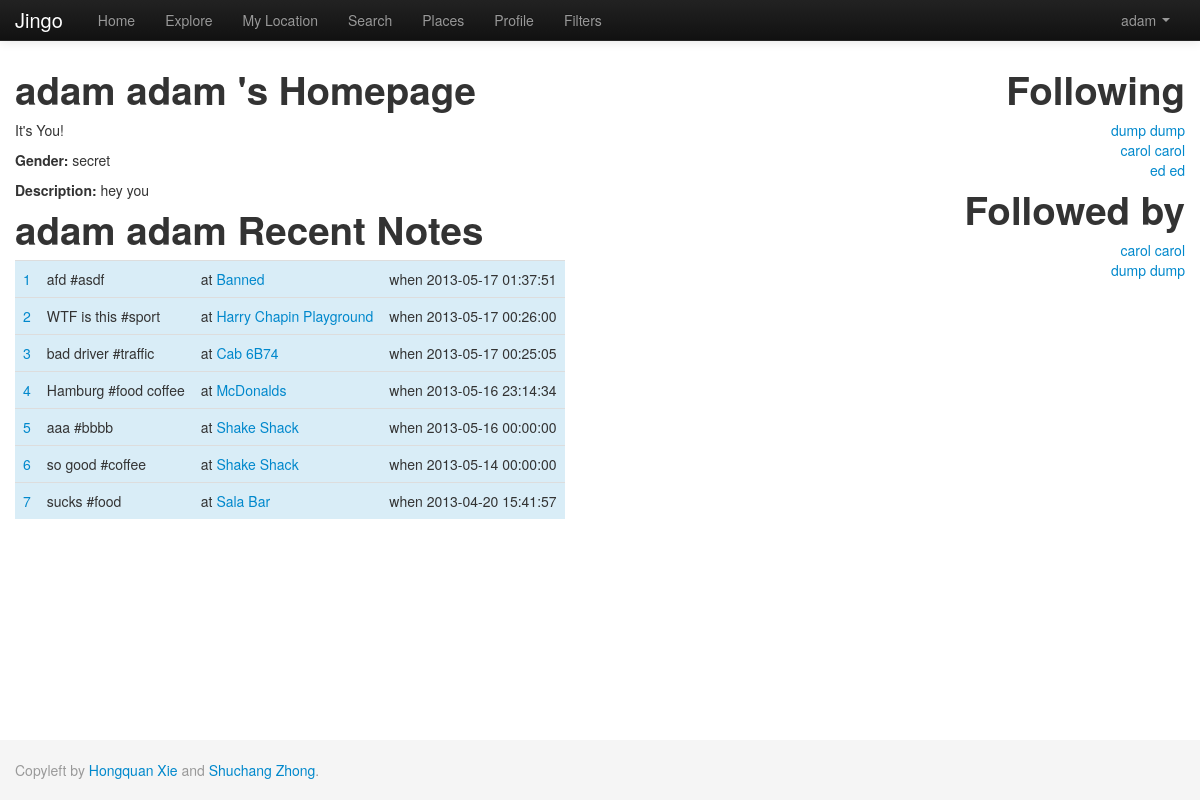
Screenshot of /index.php/user?uid=1 (signed in) with the database file from the repository.
### tables this page shows
CREATE TABLE IF NOT EXISTS `user` (
  `uid` int(11) NOT NULL AUTO_INCREMENT,
  `uname` varchar(50) NOT NULL,
  `email` varchar(50) NOT NULL,
  `password` varchar(50) NOT NULL,
  `dt_inserted` datetime NOT NULL,
  `dt_edited` timestamp NOT NULL DEFAULT '0000-00-00 00:00:00' ON UPDATE CURRENT_TIMESTAMP,
  `first_name` varchar(50) NOT NULL,
  `last_name` varchar(50) NOT NULL,
  `gender` tinyint(1) DEFAULT NULL,
  `photo` varchar(100) DEFAULT NULL,
  `description` varchar(1000) NOT NULL,
  `last_latitude` float NOT NULL DEFAULT '0',
  `last_longitude` float NOT NULL DEFAULT '0',
  `current_state` varchar(50) NOT NULL,
  `active` tinyint(1) NOT NULL DEFAULT '1',
  PRIMARY KEY (`uid`),
  UNIQUE KEY `email` (`email`,`uname`)
);

CREATE TABLE IF NOT EXISTS `note` (
  `nid` int(11) NOT NULL AUTO_INCREMENT,
  `uid` int(11) DEFAULT NULL,
  `pid` int(11) DEFAULT NULL,
  `text_body` varchar(1000) DEFAULT NULL,
  `keyword` varchar(200) DEFAULT NULL,
  `dt_inserted` datetime DEFAULT NULL,
  `dt_edited` timestamp NOT NULL DEFAULT CURRENT_TIMESTAMP,
  `active` tinyint(1) NOT NULL DEFAULT '1',
  `s_from` datetime DEFAULT '0000-00-00 00:00:00',
  `s_to` datetime DEFAULT '0000-00-00 00:00:00',
  `repeat_flag` tinyint(1) DEFAULT '0',
  `sunday` tinyint(1) DEFAULT '0',
  `monday` tinyint(1) DEFAULT '0',
  `tuesday` tinyint(1) DEFAULT '0',
  `wednesday` tinyint(1) DEFAULT '0',
  `thursday` tinyint(1) DEFAULT '0',
  `friday` tinyint(1) DEFAULT '0',
  `saturday` tinyint(1) DEFAULT '0',
  `public` tinyint(1) NOT NULL,
  PRIMARY KEY (`nid`)
);

CREATE TABLE IF NOT EXISTS `place` (
  `pid` int(11) NOT NULL AUTO_INCREMENT,
  `pname` varchar(100) DEFAULT NULL,
  `latitude` float DEFAULT NULL,
  `longitude` float DEFAULT NULL,
  `dt_inserted` datetime NOT NULL,
  `dt_edited` timestamp NOT NULL DEFAULT CURRENT_TIMESTAMP,
  `active` tinyint(1) NOT NULL DEFAULT '1',
  PRIMARY KEY (`pid`)
);

CREATE TABLE IF NOT EXISTS `follow` (
  `FOLLOW_ID` int(11) NOT NULL AUTO_INCREMENT,
  `CURRENT_U` int(11) NOT NULL DEFAULT '0',
  `FOLLOWED_USER` int(11) NOT NULL DEFAULT '0',
  `dt_inserted` datetime NOT NULL,
  `dt_edited` timestamp NOT NULL DEFAULT CURRENT_TIMESTAMP,
  `active` tinyint(1) NOT NULL DEFAULT '1',
  PRIMARY KEY (`FOLLOW_ID`)
);

### application/controllers/home.php (called while the page is built, shortened)
<?php
class Home extends CI_Controller{
    public function __construct(){
        $this->load->helper('view_helper');
        $this->load->view('header');
    }
    public function user(){
        $uid = $this->input->get('uid');
        $this->load->model('User');
        $this->User->uid = $uid;
        $user            = current($this->User->get());
        $data['user']    = $user;
        $this->load->model('Note');
        $this->Note->uid = $uid;
        $this->Note->order_by = 'note_dt_inserted desc';
        $note            = $this->Note->get();
        $data['note']    = $note;
        $this->load->model('follow', 'f1');
        $this->f1->current_u = $uid;
        $following           = $this->f1->get();
        $data['following']   = $following;
        $this->load->model('follow', 'f2');
        $this->f2->followed_user = $uid;
        $followed                = $this->f2->get();
        $data['followed']        = $followed;
        if (empty($user)) {
            show_404('page');
        } else {
            $this->load->view('user', $data);
        }
        $this->load->view('footer');
    }
}
?>

### index.php (called while the page is built, shortened)
<?php
require_once BASEPATH.'core/CodeIgniter.php';

### application/models/user.php (called while the page is built, shortened)
<?php
class User extends CI_Model {
    function get($params=null){
		$this->db->select('*');
		$this->db->from('user');
		$where = ' 1=1 ';
		if(isset($this->uid)){
			$where .= ' AND user.uid = '.$this->uid;
		}
		if($params){
			$params['user.active']=1;
			$this->db->where($params);
		}else
			$this->db->where($where, null, false);
		$query = $this->db->get();
        return $query->result_array();
    }
}

### application/models/note.php (called while the page is built, shortened)
<?php
class Note extends CI_Model {
    function get($params=null){
		$this->db->select('*,note.dt_inserted as note_dt_inserted');
		$this->db->from('note');
		$this->db->join('user','user.uid=note.uid');
		$this->db->join('place','place.pid=note.pid');
		$where = ' 1=1 ';
		$newString ='and (note.public = 1 or (note.public = 0 and note.uid in (select current_u from follow where active = "1" and followed_user ='.$_SESSION['user']['uid'].' )))';
		$where .= $newString;
		if(isset($this->uid)){
			$where .= ' AND note.uid = '.$this->uid;
		}
		if($params){
			$params['note.active']=1;
			$this->db->where($params);
		}else
			$this->db->where($where, null, false);
		if(isset($this->order_by))
			$this->db->order_by($this->order_by);
		$query = $this->db->get();
        return $query->result_array();
    }
}

### application/models/follow.php (called while the page is built, shortened)
<?php
class Follow extends CI_Model {
    function get($params=null){
		$this->db->select('*');
		$this->db->from('follow');
		if(isset($this->current_u)){
			$joinClause = "user.uid=follow.followed_user";
		}
		if(isset($this->followed_user)){
			$joinClause = "user.uid=follow.current_u";
		}
		$this->db->join('user',$joinClause);
		$where = ' 1=1 ';
		if(isset($this->current_u)){
			$where .= ' AND follow.current_u = '.$this->current_u;
		}
		if(isset($this->followed_user)){
			$where .= ' AND follow.followed_user = '.$this->followed_user;
		}
		if($params){
			$this->db->where($params);
		}else
			$this->db->where($where, null, false);
		$query = $this->db->get();
        return $query->result_array();
    }
}

### application/views/user.php (the view, shortened to what this page needs)
<div style='width=75%; float:left;'>
<h1><?php echo $user['first_name']." ".$user['last_name'];?> 's Homepage</h1>
<p><?php
if ($user['uid']==$_SESSION['user']['uid']) {
	echo "It's You!";
} elseif(!$relation){?>
	<a class="btn btn-primary" style="float:left;margin-right:30px" href="javascript:void(0)" onclick="follow(<?php echo $_SESSION['user']['uid'];?>, <?php echo $user['uid'];?>,this)">
		Follow
	</a>
	<div class="btn btn-info"><?php echo 'Following you'?></div>
<?php }else{?>
	<a class="btn btn-danger" style="float:left;margin-right:30px"  href="javascript:void(0)" onclick="unfollow(<?php echo $_SESSION['user']['uid'];?>, <?php echo $user['uid'];?>,this)">
		Unfollow
	</a>
	<div class="btn btn-info"><?php echo 'Not following you'?></div>
<?php }
?></p>
<p><b>Gender:</b> <?php
    if ($user['gender']==1){
    	echo "gentle";
    } else if ($user['gender']==0){
    	echo "lady";
    } else {
    	echo "secret";
    }
?></p>
<p><b>Description:</b> <?php echo $user['description']; ?> </p>
<h1><?php echo $user['first_name']." ".$user['last_name'];?> Recent Notes</h1>
<table class="table table-hover">
	<?php
	$index = 1;
		foreach($note as $row){
    ?>
	<tr class="info">
	    <td><a href="note?nid=<?php echo $row['nid'];?>"><?php echo $index;$index+=1; ?></a></td>
	    <td><?php echo $row['text_body']." #".$row['keyword']; ?></td>
	    <td>at <a href="place?pid=<?php echo $row['pid']; ?>"><?php echo $row['pname']; ?></a></td>
		<td>when <?php echo $row['note_dt_inserted']; ?></td>
	  </tr>
	<?php
    }
	?>
</table>
</div>
<div style='width=25%; float:right;'>
	<h1 style="text-align:right;">Following</h1>
	<div style="text-align:right;">
	<?php
	foreach($following as $row){
		echo "<a href=user?uid=".$row['FOLLOWED_USER'].">";
		echo $row['first_name']." ".$row['last_name'];
		echo "</a><br>";
	}
	?>
	</div>
	<h1 style="text-align:right;">Followed by</h1>
	<div style="text-align:right;">
		<?php
		foreach($followed as $row){
			echo "<a href=user?uid=".$row['CURRENT_U'].">";
			echo $row['first_name']." ".$row['last_name'];
			echo "</a><br>";
		}
		?>
	</div>
</div>

### rows the page displays
user: first_name "adam", last_name "adam", description "hey you"
note: text_body "afd", keyword "asdf", pid.pname "Banned", dt_inserted "2013-05-17 01:37:51"
note: text_body "WTF is this", keyword "sport", pid.pname "Harry Chapin Playground", dt_inserted "2013-05-17 00:26:00"
note: text_body "bad driver", keyword "traffic", pid.pname "Cab 6B74", dt_inserted "2013-05-17 00:25:05"
note: text_body "Hamburg", keyword "food coffee", pid.pname "McDonalds", dt_inserted "2013-05-16 23:14:34"
note: text_body "aaa", keyword "bbbb", pid.pname "Shake Shack", dt_inserted "2013-05-16 00:00:00"
note: text_body "so good", keyword "coffee", pid.pname "Shake Shack", dt_inserted "2013-05-14 00:00:00"
note: text_body "sucks", keyword "food", pid.pname "Sala Bar", dt_inserted "2013-04-20 15:41:57"
follow: user.first_name "dump", user.last_name "dump"
follow: user.first_name "carol", user.last_name "carol"
follow: user.first_name "ed", user.last_name "ed"
follow: user.first_name "carol", user.last_name "carol"
follow: user.first_name "dump", user.last_name "dump"

### other values shown
$_SESSION['user']['uname'] "adam"
